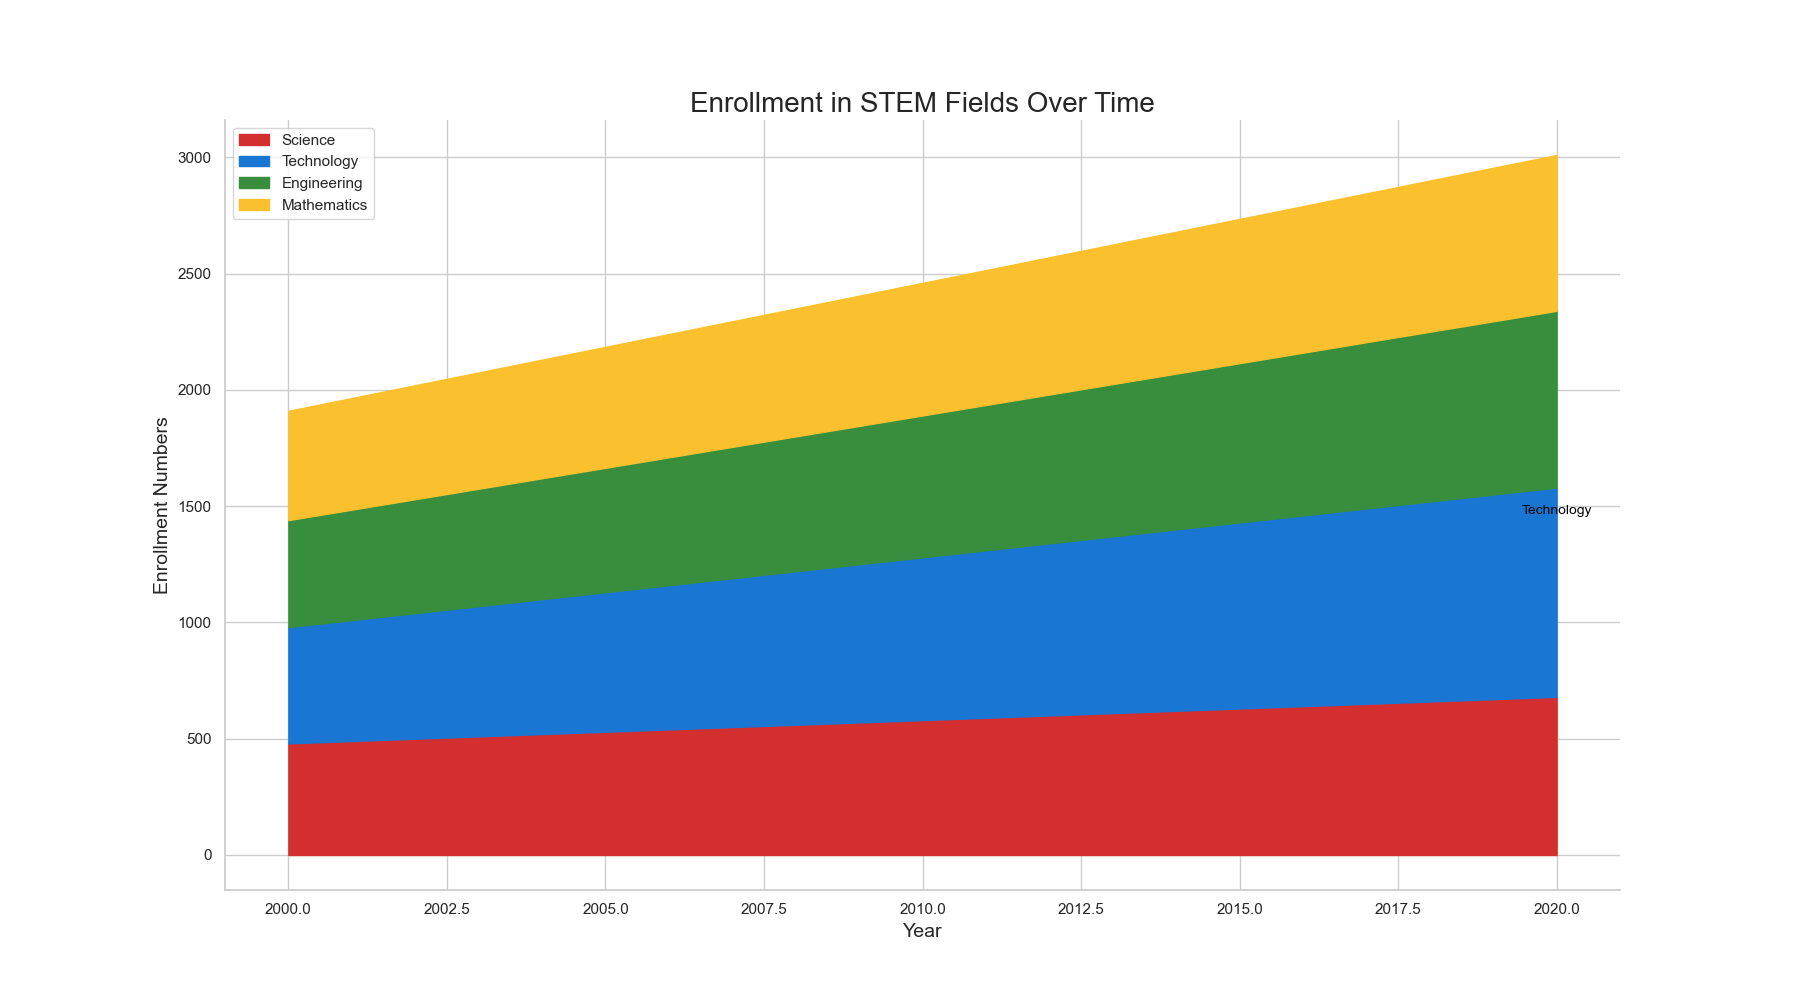

The Python source for this figure:

import matplotlib.pyplot as plt
import pandas as pd
import seaborn as sns

data = {
    'Year': [i for i in range(2000, 2021)],
    'Science': [480 + i*10 for i in range(21)],
    'Technology': [500 + i*20 for i in range(21)],
    'Engineering': [460 + i*15 for i in range(21)],
    'Mathematics': [470 + i*10 for i in range(21)],
}
df = pd.DataFrame(data)

df_melted = df.melt('Year', var_name='Field', value_name='Enrollment')

df_melted['Cumulative'] = df_melted.groupby('Year')['Enrollment'].cumsum()

plt.figure(figsize=(18, 10))
colors = ["#D32F2F", "#1976D2", "#388E3C", "#FBC02D"]

for i, field in enumerate(df_melted['Field'].unique()):
    if i == 0:
        plt.fill_between(df['Year'], 0, df_melted[df_melted['Field'] == field]['Cumulative'], color=colors[i], label=field)
    else:
        plt.fill_between(df['Year'], 
                         df_melted[df_melted['Field'] == df_melted['Field'].unique()[i-1]]['Cumulative'], 
                         df_melted[df_melted['Field'] == field]['Cumulative'], 
                         color=colors[i], label=field)

last_year_data = df_melted[df_melted['Year'] == df['Year'].max()]
technology_last_value = last_year_data[last_year_data['Field'] == 'Technology']['Cumulative'].values[0]
plt.text(df['Year'].max(), technology_last_value - 100, "Technology", verticalalignment='center', horizontalalignment='center', color="black", fontsize=10)

plt.title("Enrollment in STEM Fields Over Time", fontsize=20)
plt.xlabel("Year", fontsize=14)
plt.ylabel("Enrollment Numbers", fontsize=14)
plt.legend(loc='upper left')
sns.despine()
plt.show()
